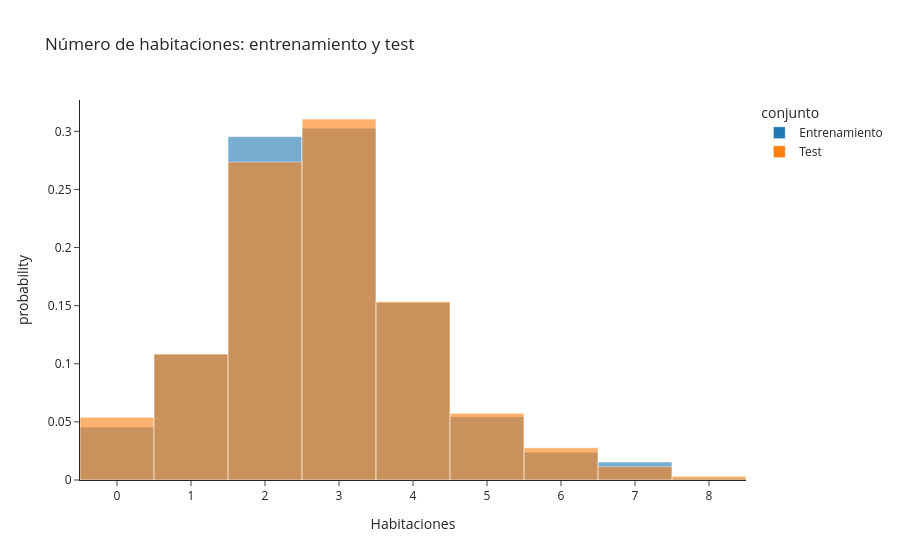

Notebook code cell kept with this figure:
### Code cell
comparacion_habitaciones = pd.concat(
    [
        entrenamiento["habitaciones"].rename("Entrenamiento"),
        test["habitaciones"].rename("Test"),
    ],
    axis=1,
)

display(comparacion_habitaciones.describe().round(2))

frecuencias_habitaciones = pd.concat(
    [
        entrenamiento["habitaciones"].value_counts(normalize=True).rename("Entrenamiento"),
        test["habitaciones"].value_counts(normalize=True).rename("Test"),
    ],
    axis=1,
).fillna(0).sort_index().mul(100).round(1)

display(frecuencias_habitaciones.rename_axis("Habitaciones").rename_axis(columns="Conjunto"))

px.histogram(
    pd.concat(
        [
            entrenamiento[["habitaciones"]].assign(conjunto="Entrenamiento"),
            test[["habitaciones"]].assign(conjunto="Test"),
        ]
    ).dropna(subset=["habitaciones"]),
    x="habitaciones",
    color="conjunto",
    barmode="overlay",
    histnorm="probability",
    opacity=0.6,
    template="simple_white",
    title="Número de habitaciones: entrenamiento y test",
    labels={"habitaciones": "Habitaciones", "probability": "Proporción"},
).show()

### Figure 1 — Plotly figure (JSON) as saved in the notebook; plotly's stock layout.template omitted (floating-point values rounded to 4 significant figures; data arrays with more than 128 entries replaced by an {"elided": "..."} marker saying what was removed)
{"data": [{"bingroup": "x", "histnorm": "probability", "hovertemplate": "conjunto=Entrenamiento<br>Habitaciones=%{x}<br>probability=%{y}<extra></extra>", "legendgroup": "Entrenamiento", "marker": {"color": "#1F77B4", "opacity": 0.6, "pattern": {"shape": ""}}, "name": "Entrenamiento", "orientation": "v", "showlegend": true, "type": "histogram", "x": {"elided": "6237 int values"}, "xaxis": "x", "yaxis": "y"}, {"bingroup": "x", "histnorm": "probability", "hovertemplate": "conjunto=Test<br>Habitaciones=%{x}<br>probability=%{y}<extra></extra>", "legendgroup": "Test", "marker": {"color": "#FF7F0E", "opacity": 0.6, "pattern": {"shape": ""}}, "name": "Test", "orientation": "v", "showlegend": true, "type": "histogram", "x": {"elided": "4002 int values"}, "xaxis": "x", "yaxis": "y"}], "layout": {"barmode": "overlay", "legend": {"title": {"text": "conjunto"}, "tracegroupgap": 0}, "title": {"text": "Número de habitaciones: entrenamiento y test"}, "xaxis": {"anchor": "y", "domain": [0, 1], "title": {"text": "Habitaciones"}}, "yaxis": {"anchor": "x", "domain": [0, 1], "title": {"text": "probability"}}}}
